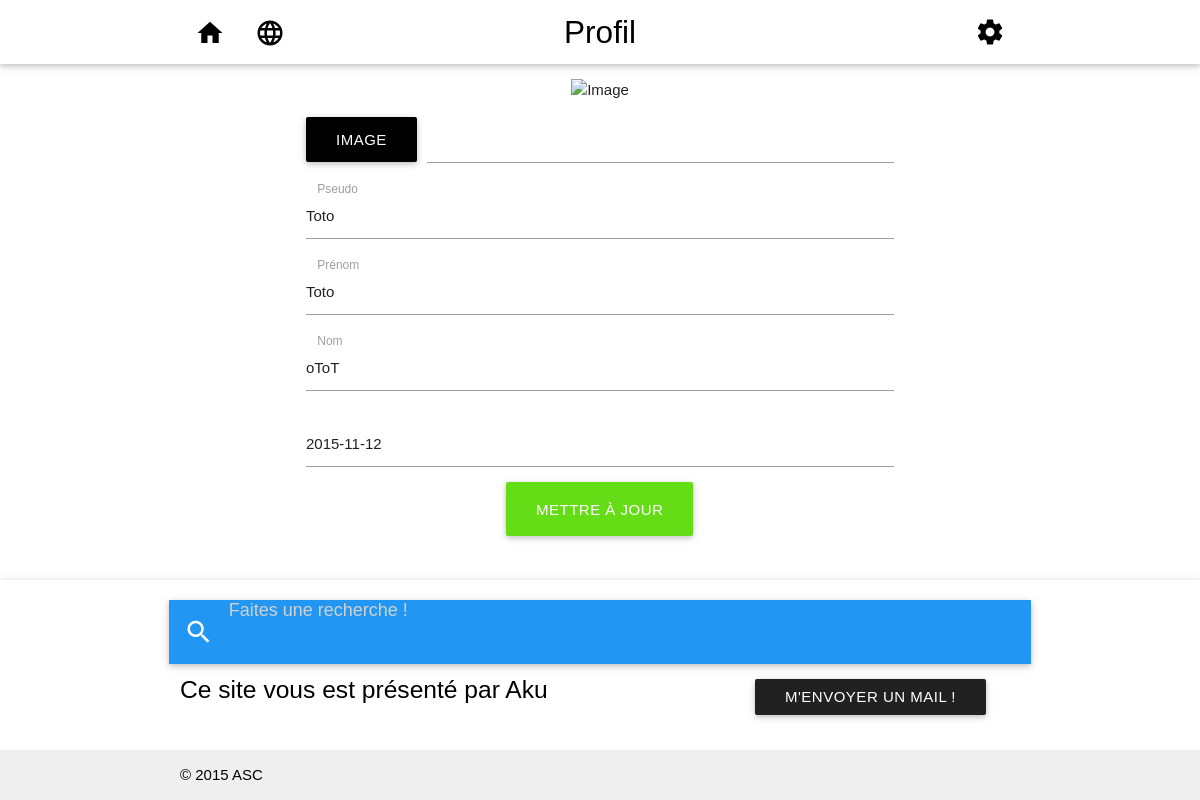
The app's page /forum/profile/ (signed in) with its own data.
### forum/models.py (models this page shows, shortened)
class Profile(models.Model):
	pseudo = models.CharField(max_length=100, default='', unique=True)
	firstname = models.CharField(max_length=100, default='')
	lastname = models.CharField(max_length=100, default='')
	birthdate = models.DateField(blank=True)
	image = models.ImageField(upload_to='forum/profiles/', default='profiles/Profil.jpg', storage=OverwriteStorage())
	previous_login = models.DateTimeField(blank=True)
	user = models.ForeignKey(settings.AUTH_USER_MODEL)
	objects = ProfileManager()

### forum/profile.py (the view)
# urls.py: url(r'^profileinfos/(?P<profile_id>[0-9]+)/$', profile.profile_infos, name='profileinfos'),
@login_required(login_url="/forum")
def profile(request):
	if request.method == "GET":
		logger.debug('GET profile')
		return profileGet(request)
	else:
		logger.debug('POST profile')
		return profilePost(request)

### forum/forms.py
class ProfileForm(forms.Form):
	pseudo = forms.CharField(label='Pseudo', max_length=100, required=True, widget=forms.TextInput(attrs={'class': 'validate', 'length': '100', 'required': 'required'}))
	firstname = forms.CharField(label='Prénom', max_length=100, required=True, widget=forms.TextInput(attrs={'class': 'validate', 'length': '100', 'required': 'required'}))
	lastname = forms.CharField(label='Nom', max_length=100, required=True, widget=forms.TextInput(attrs={'class': 'validate', 'length': '100', 'required': 'required'}))
	birthdate = forms.DateField(required=False, widget=forms.DateInput(attrs={'class': 'datepicker', 'length': '100', 'placeholder': 'Date de naissance'}))
	image = forms.ImageField(required=False)

### forum/profile.py (called while the page is built)
def profileGet(request):
	profiles = Profile.objects.filter(user=request.user)
	imageurl = 'forum/profiles/Profil.jpg'
	if profiles:
		profile = profiles[0]
		form = ProfileForm(initial={'pseudo' : profile.pseudo, 'firstname' : profile.firstname, 'lastname' : profile.lastname, 'birthdate' : profile.birthdate})
		imageurl = profile.image.url if profile.image else 'forum/profiles/Profil.jpg'
		context = {'pagetitle': 'Profil'}
	else:
		form = ProfileForm()
		context = {'pagetitle': 'Première connexion', 'noprofile': True}
	context['imageurl'] = imageurl
	context['form'] = form
	context['background_color'] = 'white'
	return render(request, "profile.html", context)

### forum/templates/profile.html (shortened to what this page needs)
{% extends "base.html" %}
{% block content %}
{% load staticfiles %}
<main class="container">
	<section class="section">
		<div class="center">
			<img class="responsive-img profile-img" src="/{{ imageurl }}" alt="Image" >
		</div>
		<form action="{% url 'profile' %}" method="POST" class="container" enctype="multipart/form-data">
			<div class="file-field input-field">
				<div class="btn black white-text">
					<span>Image</span>
				</div>
				<div class="file-path-wrapper">
					<input class="file-path validate" type="text">
				</div>
			</div>
			<div class="input-field">
	   			<label for="{{ form.pseudo.auto_id }}">{{ form.pseudo.label }}</label>
	   			{{ form.pseudo }}
	   		</div>
		    <div class="input-field">
	   			<label for="{{ form.firstname.auto_id }}">{{ form.firstname.label }}</label>
	   			{{ form.firstname }}
	   		</div>
		    <div class="input-field">
	   			<label for="{{ form.lastname.auto_id }}">{{ form.lastname.label }}</label>
	   			{{ form.lastname }}
	   		</div>
	   		<div class="input-field">
	   			{{ form.birthdate }}
	   		</div>
		    <div class="center">
				<button class="btn-large waves-effect waves-light light-green accent-4" type="submit">Mettre à jour</button>
			</div>
		</form>
	</section>
</main>
{% endblock content %}

### forum/static/css/forum.css (style rules this page uses)
html { font-family: GillSans, Calibri, Trebuchet, sans-serif; text-align: justify; text-justify: inter-word; }
body { display: flex; min-height: 100vh; flex-direction: column; }
main { flex: 1 0 auto; }
.profile-img { max-height: 100px; }

### records on screen
Profile: pseudo "Toto", firstname "Toto", lastname "oToT", birthdate "2015-11-12"

### other values on screen
{{ pagetitle }} "Profil"
